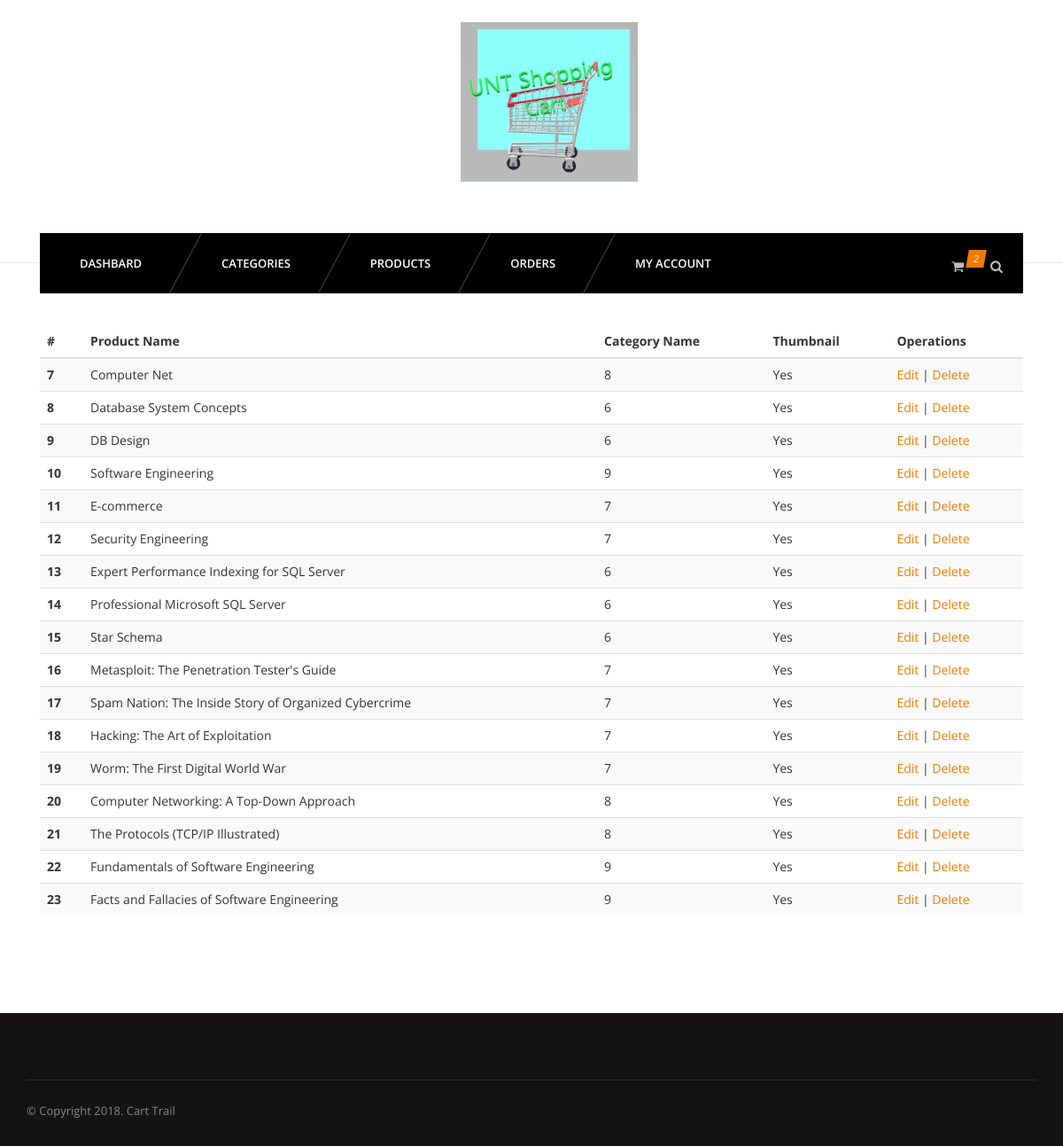
The app's page /admin/products.php (signed in) with its own data.
### tables this page shows
CREATE TABLE `products` (
  `id` int(11) NOT NULL,
  `name` varchar(255) NOT NULL,
  `catid` int(11) NOT NULL,
  `price` varchar(255) NOT NULL,
  `thumb` varchar(255) NOT NULL,
  `description` varchar(255) NOT NULL,
  `quantity` int(200) NOT NULL
);

### admin/products.php (the view, shortened to what this page needs)
<?php include 'inc/header.php'; ?>
<?php include 'inc/nav.php'; ?>
<section id="content">
	<div class="content-blog">
		<div class="container">
			<table class="table table-striped">
				<thead>
					<tr>
						<th>#</th>
						<th>Product Name</th>
						<th>Category Name</th>
						<th>Thumbnail</th>
						<th>Operations</th>
					</tr>
				</thead>
				<tbody>
				<?php
					$sql = "SELECT * FROM products";
					$res = mysqli_query($connection, $sql);
					while ($r = mysqli_fetch_assoc($res)) {
				?>
					<tr>
						<th scope="row"><?php echo $r['id']; ?></th>
						<td><?php echo $r['name']; ?></td>
						<td><?php echo $r['catid']; ?></td>
						<td><?php if($r['thumb']){ echo "Yes";}else{echo "No";} ?></td>
						<td><a href="editproduct.php?id=<?php echo $r['id']; ?>">Edit</a> | <a href="delproduct.php?id=<?php echo $r['id']; ?>">Delete</a></td>
					</tr>
				<?php } ?>
				</tbody>
			</table>
		</div>
	</div>
</section>
<?php include 'inc/footer.php' ?>

### css/light.css (style rules this page uses)
body { background-color:#fff; }

### records on screen
products: id "7", name "Computer Net", catid "8", thumb "Yes"
products: id "8", name "Database System Concepts", catid "6", thumb "Yes"
products: id "9", name "DB Design", catid "6", shows "Yes"
products: id "10", name "Software Engineering", catid "9", shows "Yes"
products: id "11", name "E-commerce", catid "7", thumb "Yes"
products: id "12", name "Security Engineering", catid "7", shows "Yes"
products: id "13", name "Expert Performance Indexing for SQL Server", catid "6", shows "Yes"
products: id "14", name "Professional Microsoft SQL Server", catid "6", shows "Yes"
products: id "15", name "Star Schema", catid "6", shows "Yes"
products: id "16", name "Metasploit: The Penetration Tester's Guide", catid "7", shows "Yes"
products: id "17", name "Spam Nation: The Inside Story of Organized Cybercrime", catid "7", shows "Yes"
products: id "18", name "Hacking: The Art of Exploitation", catid "7", shows "Yes"
products: id "19", name "Worm: The First Digital World War", catid "7", thumb "Yes"
products: id "20", name "Computer Networking: A Top-Down Approach", catid "8", shows "Yes"
products: id "21", name "The Protocols (TCP/IP Illustrated)", catid "8", shows "Yes"
products: id "22", name "Fundamentals of Software Engineering", catid "9", shows "Yes"
products: id "23", name "Facts and Fallacies of Software Engineering", catid "9", shows "Yes"
